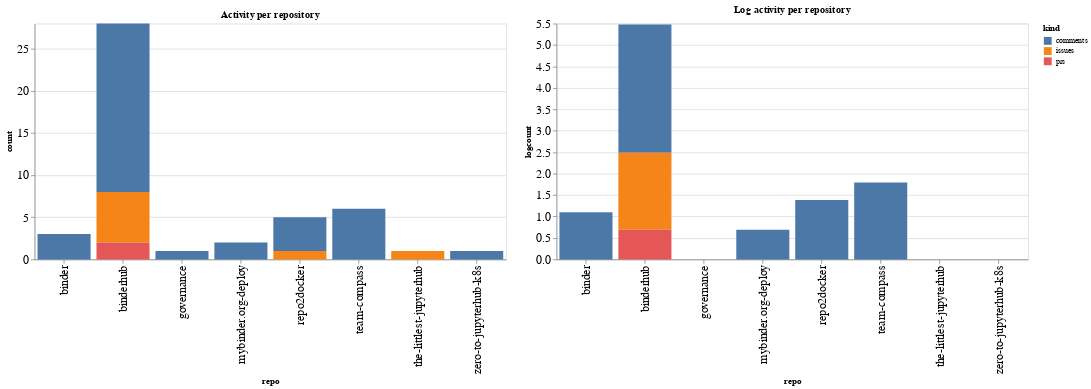

Write notebook code for a chart like this one.
### Code cell
ch1 = alt.Chart(repo_summaries, width=600, title="Activity per repository").mark_bar().encode(
    x='repo',
    y='count',
    color='kind',
    tooltip="kind"
)

ch2 = alt.Chart(repo_summaries, width=600, title="Log activity per repository").mark_bar().encode(
    x='repo',
    y='logcount',
    color='kind',
    tooltip="kind"
)

ch1 | ch2

### Figure 1 — Vega-Lite specification as saved in the notebook (floating-point values rounded to 4 significant figures)
{"config": {"axisLeft": {"labelFontSize": 15}, "axisBottom": {"labelFontSize": 15}}, "hconcat": [{"mark": "bar", "encoding": {"color": {"type": "nominal", "field": "kind"}, "tooltip": {"type": "nominal", "field": "kind"}, "x": {"type": "nominal", "field": "repo"}, "y": {"type": "quantitative", "field": "count"}}, "title": "Activity per repository", "width": 600}, {"mark": "bar", "encoding": {"color": {"type": "nominal", "field": "kind"}, "tooltip": {"type": "nominal", "field": "kind"}, "x": {"type": "nominal", "field": "repo"}, "y": {"type": "quantitative", "field": "logcount"}}, "title": "Log activity per repository", "width": 600}], "data": {"name": "data-50714b80fbf855347c68d658dc7576a6"}, "$schema": "https://vega.github.io/schema/vega-lite/v4.8.1.json", "datasets": {"data-50714b80fbf855347c68d658dc7576a6": [{"repo": "binder", "kind": "comments", "count": 3, "logcount": 1.099}, {"repo": "binderhub", "kind": "comments", "count": 20, "logcount": 2.996}, {"repo": "binderhub", "kind": "issues", "count": 6, "logcount": 1.792}, {"repo": "binderhub", "kind": "prs", "count": 2, "logcount": 0.6931}, {"repo": "governance", "kind": "comments", "count": 1, "logcount": 0.0}, {"repo": "mybinder.org-deploy", "kind": "comments", "count": 2, "logcount": 0.6931}, {"repo": "repo2docker", "kind": "comments", "count": 4, "logcount": 1.386}, {"repo": "repo2docker", "kind": "issues", "count": 1, "logcount": 0.0}, {"repo": "team-compass", "kind": "comments", "count": 6, "logcount": 1.792}, {"repo": "the-littlest-jupyterhub", "kind": "issues", "count": 1, "logcount": 0.0}, {"repo": "zero-to-jupyterhub-k8s", "kind": "comments", "count": 1, "logcount": 0.0}]}}
